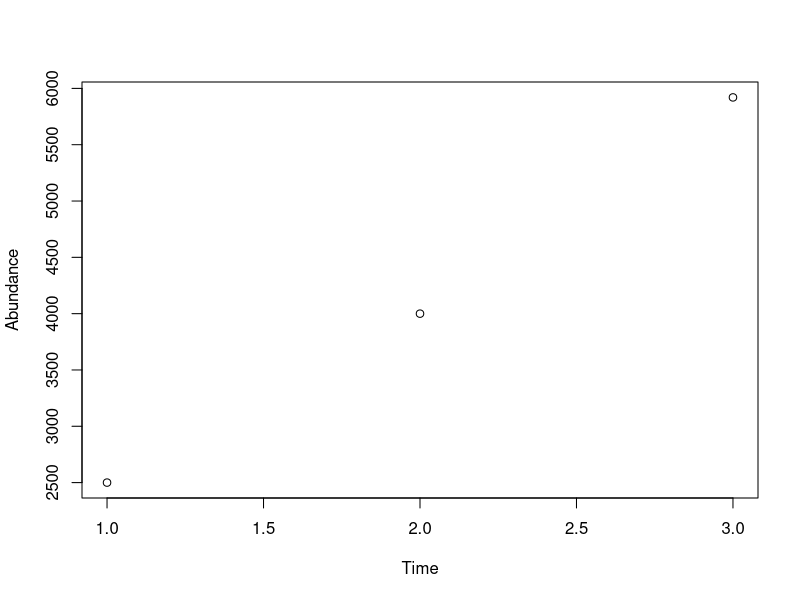

Write R code to recreate this figure. (Note: this script raises an error after producing the figure.)
### EBIO 5420 Computational Biology - Lab08
### Documentation and Metadata

# Problem 7 from week 4's lab

# 4: The discrete - time logistic growth equation 
# n[t] = n[t-1] + ( r * n[t-1] * (K - n[t-1])/K )
# t = abundance of population at time t
# GrowthModel[t - 1] abundance of the population in the previous step
# r = intrinsic growth rate of the population
# K = environmental carrying capacity for the population
# g = total number of generations
# i = initial population size

# Function for Logistic Growth Model

LogisticGrowthModel <- function(r, K, g, i){
  GrowModel <- rep(i, g)
  for (t in 2:g) {
    GrowModel[t] = GrowModel[t-1] + ( r * GrowModel[t-1] * (K - GrowModel[t-1])/K ) # calculating abundance of population
  }
  Abundance <- ( GrowModel )   # assigning vector to a vector, abundance
  Time <- c(1:g)             # generating a vector of time
  Generations <- c(1:g)      # generating a vector of generations
  plot( Time, Abundance )    # plottinga abundance vs. time
  GrowthTable <- cbind( Generations, Abundance )   # creating a table of abundance vs. number of generations
  write.csv(GrowthTable, '~/Desktop/EBIO5420/CompBioLabsAndHomework/Labs/Lab08/LogisticGrowthModel.csv')   # writing table to a .csv file
return( GrowModel )
}

LogisticGrowthModel(0.8, 10000, 3, 2500)   # Testing function with user specified input
